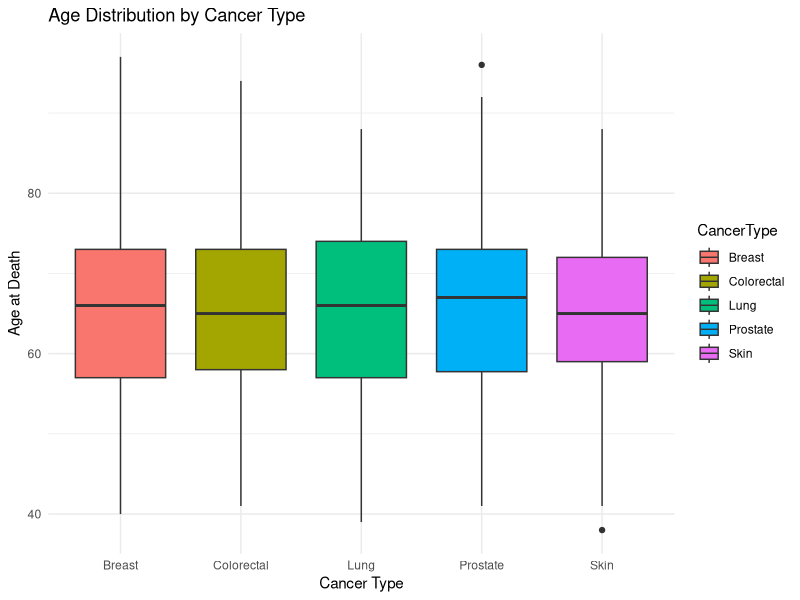

Here is the R script that generated this plot:
# Load necessary libraries
library(ggplot2)

# Set seed for reproducibility
set.seed(42)

# Simulate the data
num_records <- 1000
years <- sample(2000:2020, size = num_records, replace = TRUE)
age_at_death <- rnorm(n = num_records, mean = 65, sd = 10)
gender <- sample(c("Male", "Female"), size = num_records, replace = TRUE)
cancer_types <- sample(c("Lung", "Breast", "Prostate", "Colorectal", "Skin"), size = num_records, replace = TRUE)

df_cancer_deaths <- data.frame(
  Year = years,
  AgeAtDeath = round(age_at_death),
  Gender = gender,
  CancerType = cancer_types
)

# Tests

# 1. Basic summary 
print(summary(df_cancer_deaths))

# 2. Yearly distribution 
print(table(df_cancer_deaths$Year))

# 3. Gender distribution
print(table(df_cancer_deaths$Gender))

# 4. Cancer type distribution
print(table(df_cancer_deaths$CancerType))

# 5. Average age at death
print(mean(df_cancer_deaths$AgeAtDeath))

# 6. Median age at Death (by sex)
print(by(df_cancer_deaths$AgeAtDeath, df_cancer_deaths$Gender, median))

# 7. Count of records by cancer type and gender
print(table(df_cancer_deaths$CancerType, df_cancer_deaths$Gender))

# 8. Yearly trend in age at death
age_trend_model <- lm(AgeAtDeath ~ Year, data = df_cancer_deaths)
summary(age_trend_model)

# 9. Difference in age at death between genders
gender_age_test <- t.test(AgeAtDeath ~ Gender, data = df_cancer_deaths)
print(gender_age_test)

# 10. Visualization
ggplot(df_cancer_deaths, aes(x = CancerType, y = AgeAtDeath, fill = CancerType)) +
  geom_boxplot() +
  theme_minimal() +
  labs(title = "Age Distribution by Cancer Type", y = "Age at Death", x = "Cancer Type")
